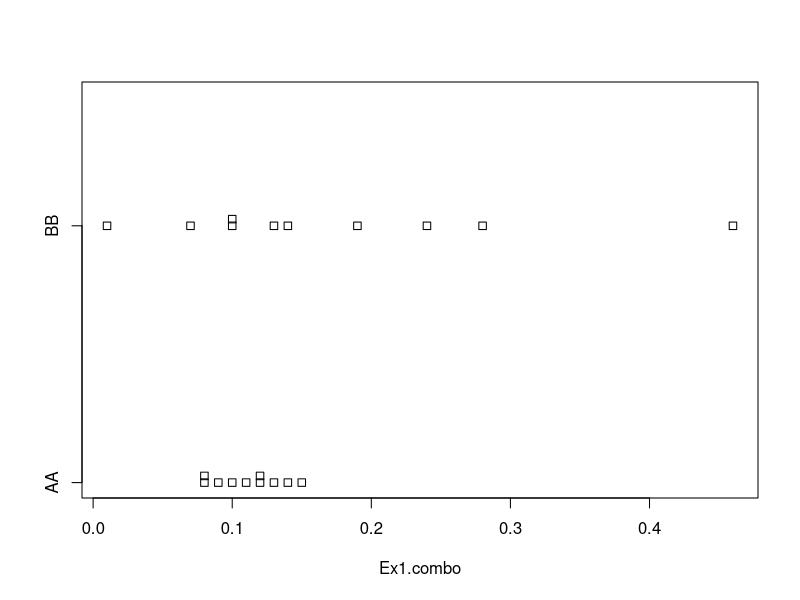
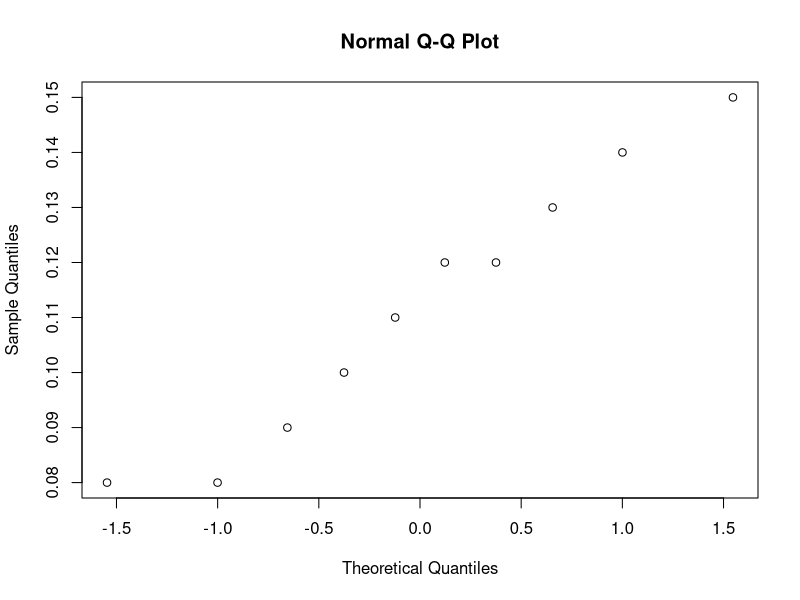
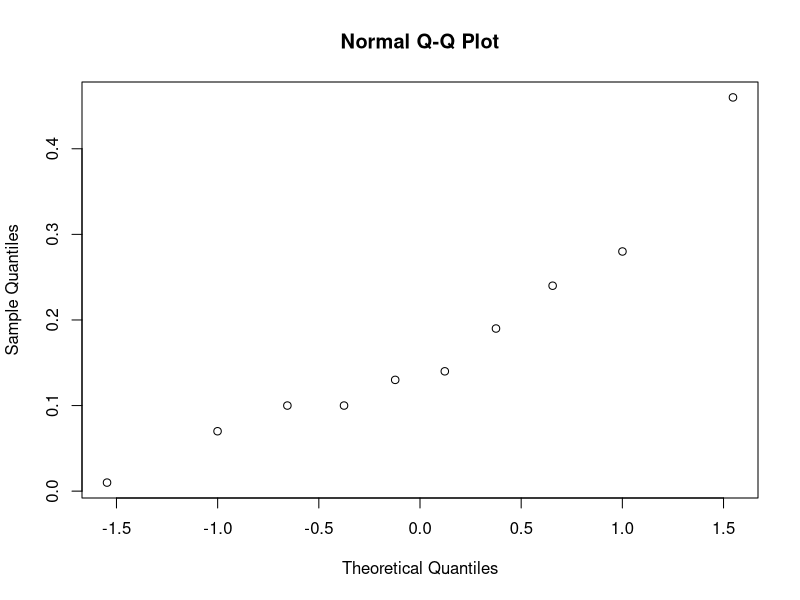
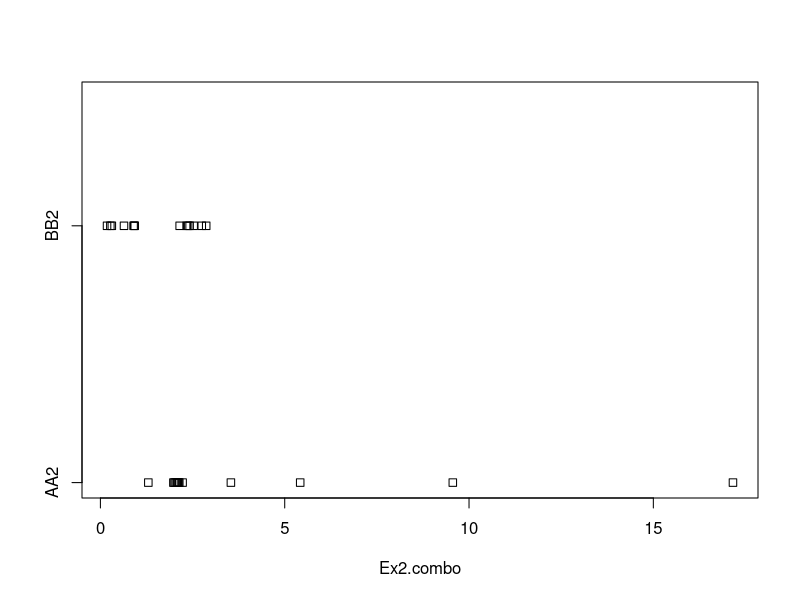
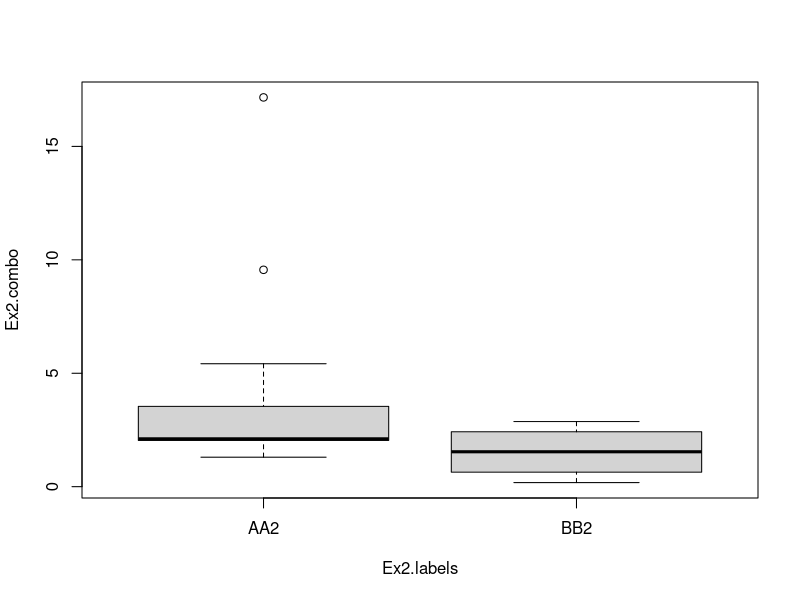
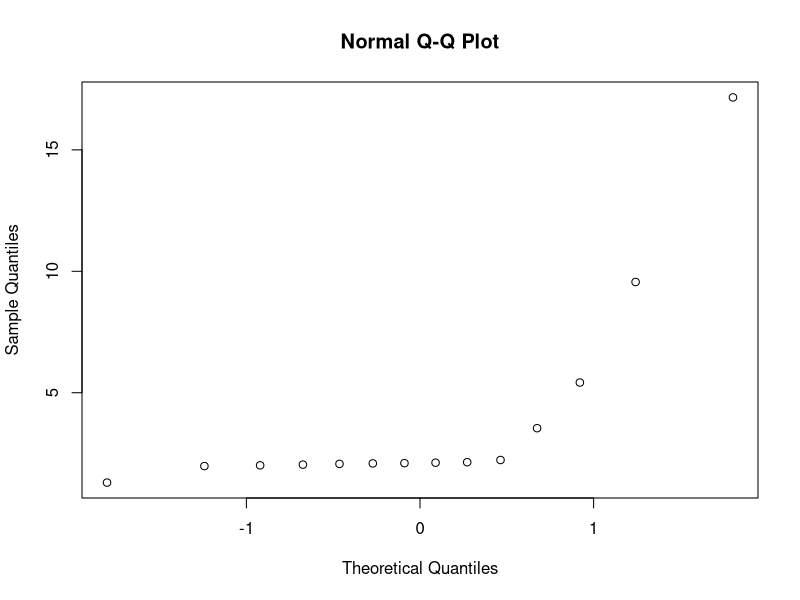
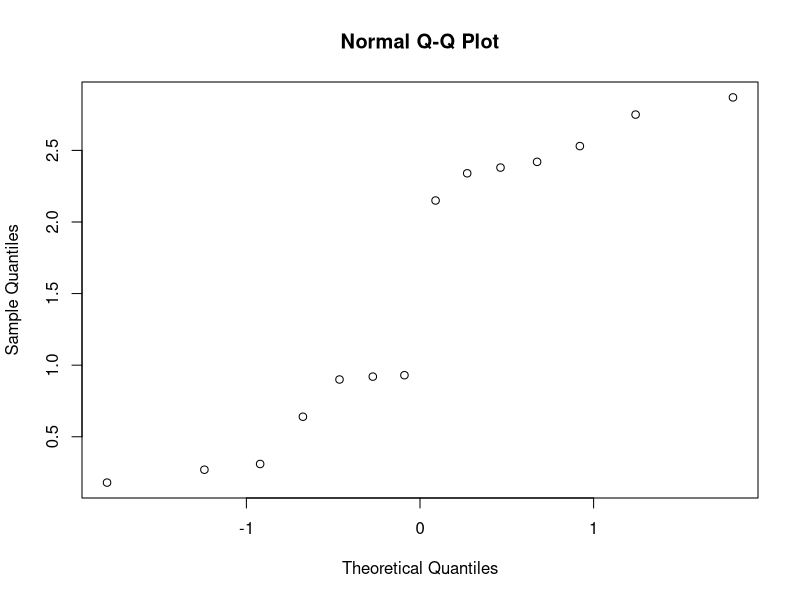
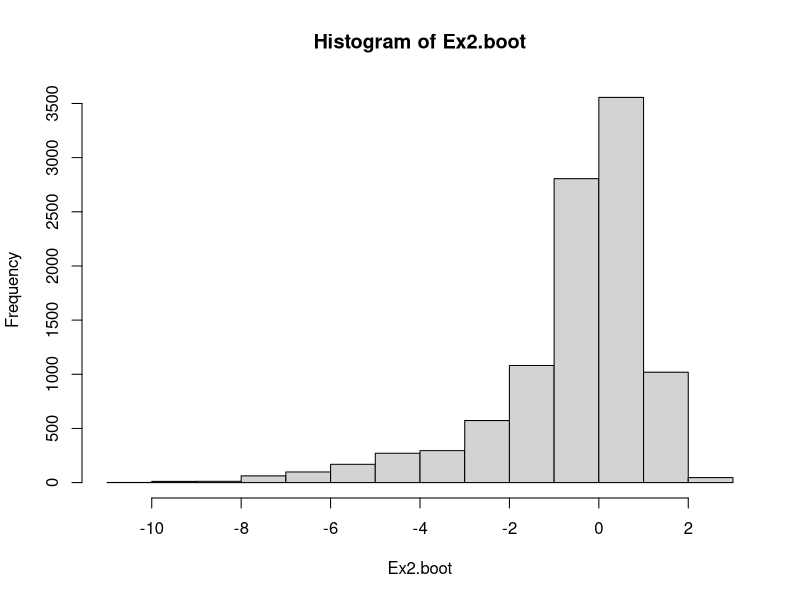

Source code (R) for these figures, in order:
## ---- chunk 1
knitr::opts_chunk$set(echo = TRUE)
## ---- chunk 2
#Ex 1: 
AA<-c(0.10, 0.12, 0.08, 0.14, 0.08, 0.11, 0.13, 0.09, 0.12, 0.15)
BB<-c(0.14, 0.13, 0.10, 0.19, 0.01, 0.28, 0.46, 0.24, 0.07, 0.10)

(xbar.AA<-mean(AA)); (s.AA<-sd(AA))
(xbar.BB<-mean(BB)); (s.BB<-sd(BB))

Ex1.combo<-c(AA, BB)
Ex1.labels<-c(rep("AA", length(AA)),rep("BB", length(BB)))
Ex1.df<-data.frame(Ex1.combo, Ex1.labels)

stripchart(Ex1.combo~Ex1.labels, method="stack")
qqnorm(AA)
qqnorm(BB)

na=length(AA)
nb=length(BB)
df<-(var(AA)/na+var(BB)/nb)^2/((var(AA)/na)^2/(na-1)+(var(BB)/nb)^2/(nb-1))
df
t.test(AA, BB, var.equal = FALSE, alternative = "two.sided")

#By Hand in R
(Ex1.tobs<-(xbar.AA-xbar.BB-0)/sqrt(s.AA^2/10+s.BB^2/10))
p.val<-2*pt(Ex1.tobs, df)
p.val

#Bootstrap for Two Sample Test
boottwo <- function(dat1, dat2, nboot) { 
  bootstat <- numeric(nboot)
  truediff <- mean(dat1) - mean(dat2)
  n1 <- length(dat1)
  n2 <- length(dat2) 
  for (i in 1:nboot) {
    samp1 <- sample(dat1, size = n1, replace = T) 
    samp2 <- sample(dat2, size = n2, replace = T) 
    bootmean1 <- mean(samp1)
    bootmean2 <- mean(samp2)
    bootvar1 <- var(samp1)
    bootvar2 <- var(samp2)
    bootstat[i] <- (bootmean1 - bootmean2 - truediff)/sqrt((bootvar1/n1) + (bootvar2/n2))
  }
  return(bootstat) 
}

n.boot<-10000

set.seed(1)
Ex1.boot<-boottwo(AA, BB, n.boot)
(m.low<-sum(Ex1.boot<= Ex1.tobs))  #521
(m.up<-sum(Ex1.boot >= Ex1.tobs))   #9479
(pval<-2*min(m.low, m.up)/n.boot)  #0.1042
## ---- chunk 3
#Question 2
AA.2<-c(5.42, 3.54, 2.14, 9.56, 17.16, 1.98, 1.30, 2.01, 2.23, 2.04, 2.10, 2.12, 2.09, 2.07)
BB.2<-c(0.31, 0.27, 0.93, 0.92, 0.18, 0.90, 0.64, 2.42, 2.87, 2.15, 2.53, 2.75, 2.34, 2.38)

(xbar.AA2<-mean(AA.2)); (s.AA2<-sd(AA.2))
(xbar.BB2<-mean(BB.2)); (s.BB2<-sd(BB.2))

Ex2.combo<-c(AA.2, BB.2)
Ex2.labels<-c(rep("AA2", length(AA.2)),rep("BB2", length(BB.2)))
Ex2.df<-data.frame(Ex2.combo, Ex2.labels)

stripchart(Ex2.combo~Ex2.labels, method="stack")
boxplot(Ex2.combo~Ex2.labels)
qqnorm(AA.2)
qqnorm(BB.2)

(Ex2.t<-(xbar.AA2-xbar.BB2-0)/sqrt(s.AA2^2/10+s.BB2^2/10))
set.seed(1)
Ex2.boot<-boottwo(AA.2, BB.2, n.boot)
hist(Ex2.boot)
(m.low2<-sum(Ex2.boot<= Ex2.t))  #9883
(m.up2<-sum(Ex2.boot >= Ex2.t))  #117
(pval2<-2*min(m.low2, m.up2)/n.boot)
## ---- chunk 4
#Exercise 3
AA.3<-c(2.19, 2.07, 2.28, 2.08, 2.12, 1.88, 1.99)
BB.3<-c(1.99, 1.90, 1.74, 1.83, 1.87, 1.79, 1.94, 1.71)

(xbar.AA3<-mean(AA.3)); (s.AA3<-sd(AA.3))
(xbar.BB3<-mean(BB.3)); (s.BB3<-sd(BB.3))

Ex3.combo<-c(AA.3, BB.3)
Ex3.labels<-c(rep("AA3", length(AA.3)),rep("BB3", length(BB.3)))
Ex3.df<-data.frame(Ex3.combo, Ex3.labels)

stripchart(Ex3.combo~Ex3.labels, method="stack")
boxplot(Ex3.combo~Ex3.labels)
qqnorm(AA.3)
qqnorm(BB.3)

#T.test Equal Variance
t.test(AA.3, BB.3, var.equal=TRUE, alternative="two.sided")

#T.test Non Equal Variance
t.test(AA.3, BB.3, var.equal=FALSE, alternative="two.sided")

#Bootstrap
(Ex3.tobs<-(xbar.AA3-xbar.BB3-0)/sqrt(s.AA3^2/7+s.BB3^2/8))
set.seed(1)
Ex3.boot<-boottwo(AA.3, BB.3, n.boot)
(m.low3<-sum(Ex3.boot<=Ex3.tobs))
(m.up3<-sum(Ex3.boot>=Ex3.tobs))
pval3<-min(m.low3,m.up3)/n.boot
pval3
